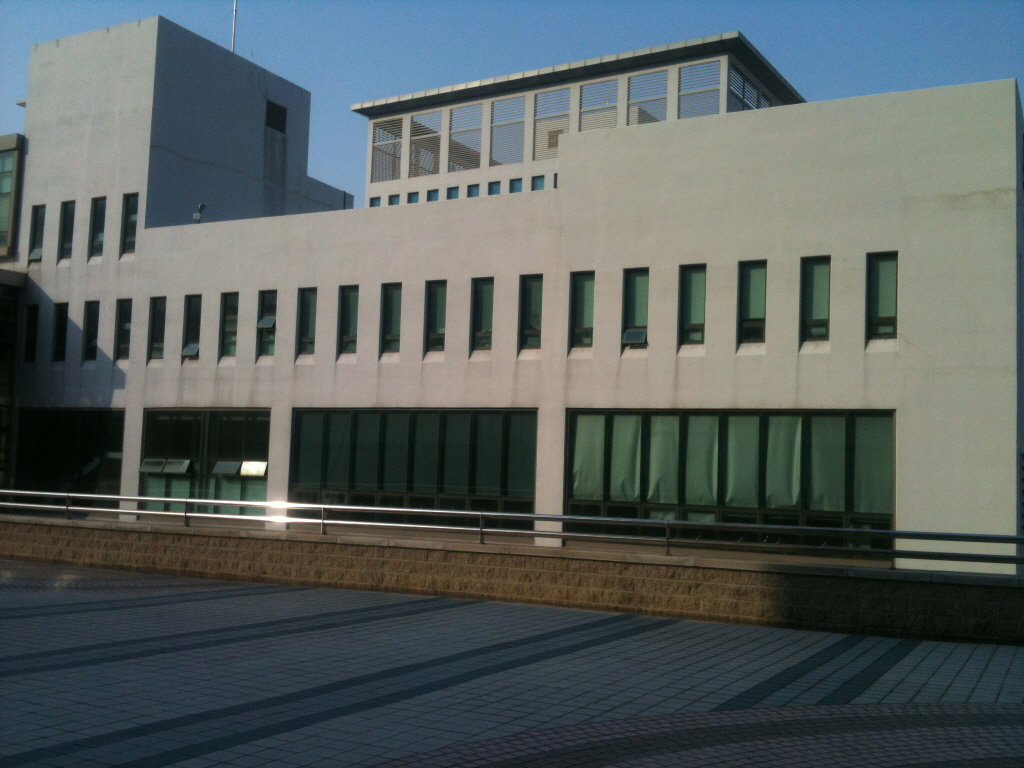
#> input picture homeworks/homework4/dsu7.jpg, 1024 x 768 px
$ jupyter execute homework4.ipynb
#> lines starting #> are read from the running program, lines starting #| are printed output that depends on the picture; pictures that were not available may be replaced by others from this repository, and a replacement may not be noted
[cell 1]
import cv2
import numpy as np
from matplotlib import pyplot as plt

[cell 2]
img = cv2.imread('dsu7.jpg')
#> img is the input picture: shape (768, 1024, 3); mean B, G, R 95.7, 96.2, 88.1
img2 = cv2.imread('dsu8.jpg')
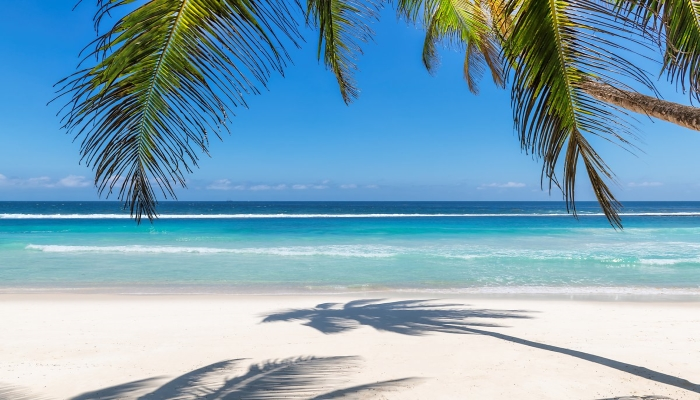
#> input picture homeworks/beach_r.jpg, 700 x 400 px, given in place of dsu8.jpg, which was not available
#> img2 is the input picture: shape (400, 700, 3); mean B, G, R 185.8, 165, 125.4
rows,cols,ch = img.shape
#> rows = 768; cols = 1024; ch = 3

pts1 = np.float32([[259,290],[898,261],[259,354],[897,339]])
pts2 = np.float32([[370,301],[1138,300],[369,380],[1139,378]])
# ([[373,299],[1136,303],[372,374],[1137,379]])
M = cv2.getPerspectiveTransform(pts1,pts2)

dst = cv2.warpPerspective(img,M,(750,768))
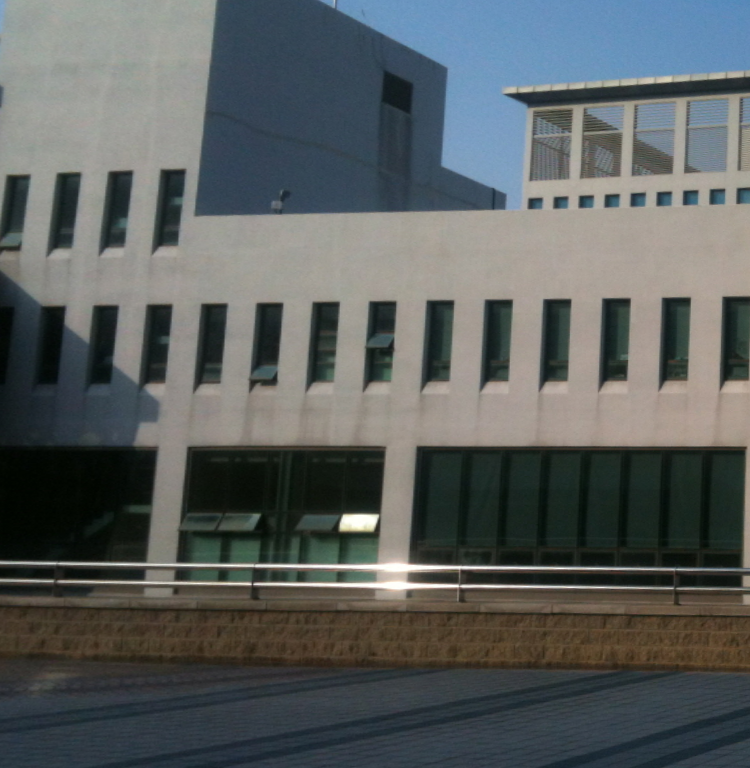
#> dst: shape (768, 750, 3); mean B, G, R 94.4, 94.9, 90.2
output = img2[:,512:1024]
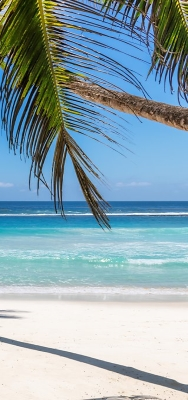
#> output: shape (400, 188, 3); mean B, G, R 175.9, 165.7, 140.6

f_img1 = cv2.resize(dst,(512,768))
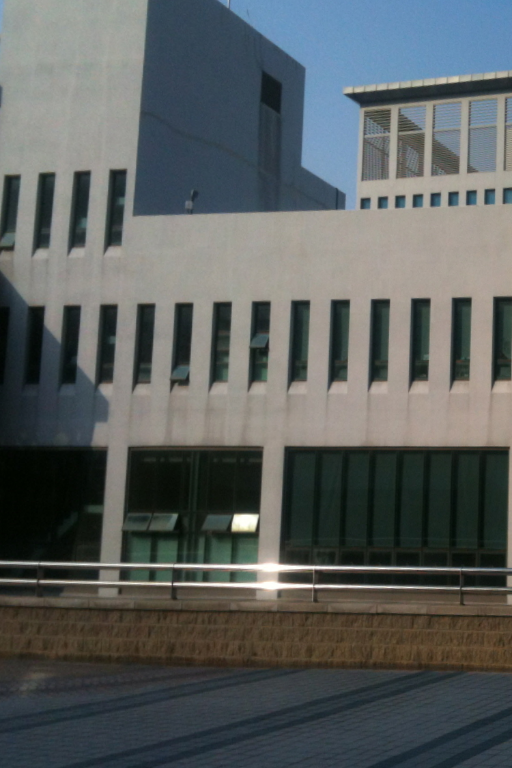
#> f_img1: shape (768, 512, 3); mean B, G, R 94.4, 94.9, 90.2
f_img2 = cv2.resize(output,(512,768))
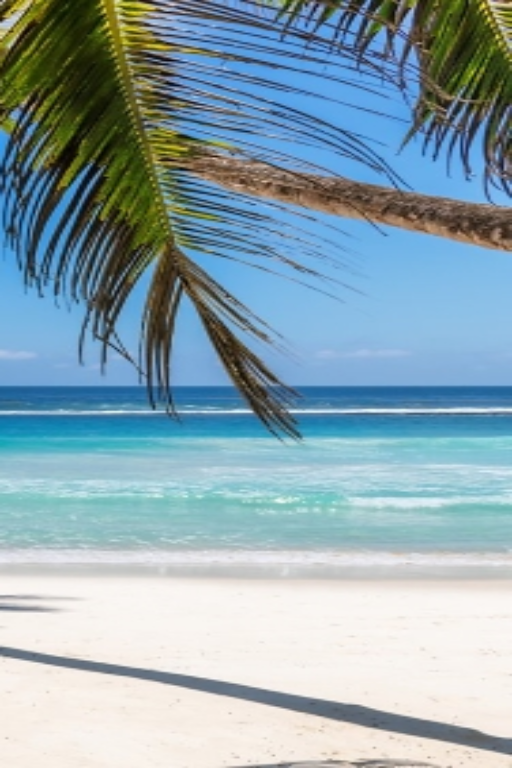
#> f_img2: shape (768, 512, 3); mean B, G, R 175.7, 165.6, 140.4

addh = cv2.hconcat([f_img1,f_img2])
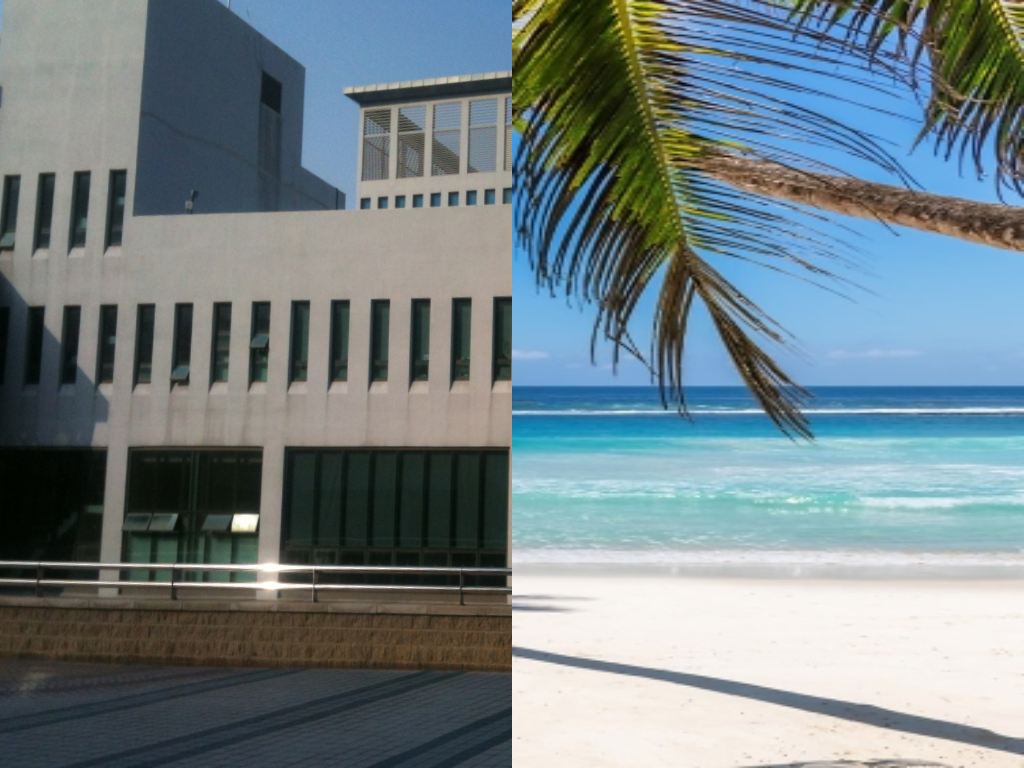
#> addh: shape (768, 1024, 3); mean B, G, R 135.1, 130.2, 115.3
test = cv2.imwrite('test.jpg',addh)
plt.figure(figsize=(10,10))
plt.subplot(131),plt.imshow(img),plt.title('Input')
plt.subplot(132),plt.imshow(dst),plt.title('Output')
plt.subplot(133),plt.imshow(addh),plt.title('test')


plt.show()
#> figure, not shown here; B, G, R data is drawn as R, G, B
